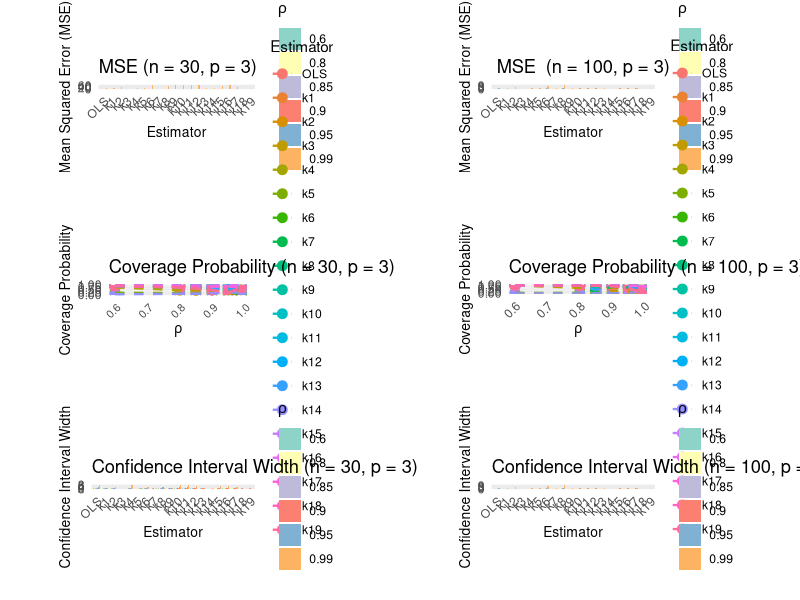

Source code (R):
## ---- chunk 1

# Load necessary libraries
if (!require(ggplot2)) install.packages("ggplot2")
if (!require(gridExtra)) install.packages("gridExtra")
if (!require(reshape2)) install.packages("reshape2")
if (!require(gtable)) install.packages("gtable")  # Required for gtable_filter
if (!require(grid)) install.packages("grid")

library(ggplot2)
library(gridExtra)
library(reshape2)
library(gtable)
library(grid)

# Create the data frame based on Table 1 (MSE values)
data <- data.frame(
  rho = c(0.60, 0.80, 0.85, 0.90, 0.95, 0.99),
  OLS = c(0.19, 0.359, 0.479, 0.73, 1.521, 9.75),
  k1 = c(0.214, 0.412, 0.518, 0.675, 0.941, 8.486),
  k2 = c(0.207, 0.376, 0.474, 0.648, 0.875, 38.301),
  k3 = c(0.283, 0.494, 0.58, 0.687, 0.825, 1.543),
  k4 = c(0.237, 0.401, 0.483, 0.612, 0.904, 21.909),
  k5 = c(0.598, 0.697, 0.734, 0.79, 0.909, 9.19),
  k6 = c(0.202, 0.38, 0.494, 0.708, 1.329, 72.98),
  k7 = c(0.174, 0.314, 0.396, 0.524, 0.737, 1.877),
  k8 = c(0.176, 0.324, 0.428, 0.642, 1.309, 62.724),
  k9 = c(0.207, 0.375, 0.473, 0.648, 1.107, 67.02),
  k10 = c(0.19, 0.359, 0.479, 0.73, 1.52, 75.52),
  k11 = c(0.19, 0.359, 0.479, 0.73, 1.521, 75.668),
  k12 = c(0.192, 0.361, 0.481, 0.714, 1.439, 67.185),
  k13 = c(0.216, 0.383, 0.473, 0.618, 0.946, 22.87),
  k14 = c(0.6, 0.64, 0.658, 0.689, 0.77, 8.675),
  k15 = c(0.218, 0.363, 0.458, 0.644, 1.187, 48.062),
  k16 = c(0.191, 0.36, 0.478, 0.719, 1.464, 69.634),
  k17 = c(0.2, 0.35, 0.447, 0.63, 1.134, 37.093),
  k18 = c(0.191, 0.34, 0.423, 0.552, 0.758, 1.285),
  k19 = c(0.191, 0.34, 0.423, 0.552, 0.758, 1.285)
)

# Reshape the data to long format for ggplot
data_long <- melt(data, id.vars = 'rho', variable.name = 'Estimator', value.name = 'MSE')

# Create the grouped bar plot
mse_plot_n30_p3 <-ggplot(data_long, aes(x = Estimator, y = MSE, fill = factor(rho))) +
  geom_bar(stat = "identity", position = "dodge") +  # Group bars by rho
  scale_fill_brewer(palette = "Set3") +  # Use a distinct color palette
  labs(title = "MSE (n = 30, p = 3)",
       x = "Estimator", y = "Mean Squared Error (MSE)", fill = expression(rho)) +
  theme_minimal() +
  theme(axis.text.x = element_text(angle = 45, hjust = 1),  
        axis.title = element_text(size = 10),
        plot.margin = unit(c(1.5, 1.5, 1.5, 1.5), "cm"))

# plot for coverage probability n = 30, p = 3 , s = 1

# Create the data frame based on Table 2 (Coverage Probability values)
data <- data.frame(
  rho = c(0.60, 0.80, 0.85, 0.90, 0.95, 0.99),
  OLS = c(0.953, 0.958, 0.957, 0.956, 0.953, 0.953),
  k1 = c(0.867, 0.686, 0.591, 0.472, 0.333, 0.179),
  k2 = c(0.887, 0.793, 0.752, 0.697, 0.639, 0.711),
  k3 = c(0.733, 0.454, 0.436, 0.25, 0.133, 0.024),
  k4 = c(0.788, 0.649, 0.603, 0.546, 0.483, 0.489),
  k5 = c(0.202, 0.174, 0.177, 0.181, 0.197, 0.197),
  k6 = c(0.916, 0.852, 0.814, 0.75, 0.676, 0.797),
  k7 = c(0.916, 0.817, 0.744, 0.619, 0.336, 0.003),
  k8 = c(0.953, 0.954, 0.955, 0.955, 0.954, 0.953),
  k9 = c(0.886, 0.796, 0.754, 0.699, 0.642, 0.711),
  k10 = c(0.953, 0.957, 0.956, 0.955, 0.953, 0.953),
  k11 = c(0.953, 0.957, 0.956, 0.956, 0.953, 0.953),
  k12 = c(0.945, 0.928, 0.914, 0.9, 0.527, 0.9),
  k13 = c(0.854, 0.726, 0.674, 0.611, 0.502, 0.611),
  k14 = c(0.05, 0.092, 0.121, 0.164, 0.227, 0.215),
  k15 = c(0.871, 0.847, 0.832, 0.81, 0.794, 0.933),
  k16 = c(0.947, 0.935, 0.926, 0.915, 0.941, 0.944),
  k17 = c(0.91, 0.875, 0.857, 0.826, 0.811, 0.737),
  k18 = c(0.879, 0.736, 0.65, 0.479, 0.174, 0.737),
  k19 = c(0.879, 0.736, 0.65, 0.479, 0.174, 0.737)
)

# Reshape the data to long format for ggplot
data_long <- melt(data, id.vars = 'rho', variable.name = 'Estimator', value.name = 'CoverageProbability')

# Create the line plot for coverage probability
coverage_prob_plot_n30_p3 <- ggplot(data_long, aes(x = rho, y = CoverageProbability, color = Estimator)) +
  geom_point(size = 3) +                            # Add points
  geom_line(aes(group = Estimator), linetype = "dashed", size = 0.8) +  # Add dashed lines
  labs(title = "Coverage Probability (n = 30, p = 3)",
       x = expression(rho), y = "Coverage Probability") +
  theme_minimal() +
  theme(axis.text.x = element_text(angle = 45, hjust = 1, size = 8),  
        axis.title = element_text(size = 10),
        plot.margin = unit(c(1.5, 1.5, 1.5, 1.5), "cm"))

# plot for CI width n = 30, p = 3 , s = 1



# Create the data frame based on the provided table (Table 3)
data <- data.frame(
  rho = c(0.60, 0.80, 0.85, 0.90, 0.95, 0.99),
  OLS = c(0.923, 1.365, 1.627, 2.089, 3.189, 8.121),
  k1 = c(0.806, 0.912, 0.926, 0.922, 0.895, 0.878),
  k2 = c(0.823, 1.042, 1.145, 1.308, 1.675, 3.451),
  k3 = c(0.677, 0.641, 0.608, 0.551, 0.454, 0.309),
  k4 = c(0.724, 0.838, 0.889, 0.931, 1.163, 7.252),
  k5 = c(0.39, 0.427, 0.451, 0.492, 0.592, 0.935),
  k6 = c(0.861, 1.147, 1.29, 1.515, 2.035, 3.483),
  k7 = c(0.782, 0.906, 0.94, 0.956, 0.586, 2.331),
  k8 = c(0.88, 1.275, 1.158, 1.923, 2.902, 2.633),
  k9 = c(0.827, 1.052, 1.158, 1.923, 2.699, 2.635),
  k10 = c(0.923, 1.364, 1.535, 2.084, 3.175, 8.052),
  k11 = c(0.923, 1.364, 1.535, 2.084, 3.175, 8.052),
  k12 = c(0.907, 1.302, 1.522, 1.893, 2.737, 6.459),
  k13 = c(0.782, 0.936, 0.998, 1.088, 1.283, 2.271),
  k14 = c(0.37, 0.413, 0.437, 0.48, 0.591, 1.196),
  k15 = c(0.807, 1.115, 1.29, 1.572, 2.208, 4.949),
  k16 = c(0.912, 1.132, 1.517, 1.943, 2.845, 6.623),
  k17 = c(0.839, 1.15, 1.317, 1.754, 2.175, 4.013),
  k18 = c(0.732, 0.833, 0.855, 0.854, 0.771, 0.485),
  k19 = c(0.732, 0.833, 0.855, 0.854, 0.771, 0.485)
)

# Reshape the data to long format for ggplot
data_long <- melt(data, id.vars = 'rho', variable.name = 'Estimator', value.name = 'CI_Width')

# Create the grouped bar plot
ci_width_plot_n30_p3 <- ggplot(data_long, aes(x = Estimator, y = CI_Width, fill = factor(rho))) +
  geom_bar(stat = "identity", position = "dodge") +  # Group bars by rho
  scale_fill_brewer(palette = "Set3") +  # Use a distinct color palette
  labs(title = "Confidence Interval Width (n = 30, p = 3)",
       x = "Estimator", y = "Confidence Interval Width", fill = expression(rho)) +
  theme_minimal() +
  theme(axis.text.x = element_text(angle = 45, hjust = 1),   axis.title = element_text(size = 10),
  plot.margin = unit(c(1.5, 1.5, 1.5, 1.5), "cm"))

# Plot for MSE for n = 100, p = 3 , s = 1


# Create the data frame based on Table 15 (MSE values)
data <- data.frame(
  rho = c(0.60, 0.80, 0.85, 0.90, 0.95, 0.99),
  OLS = c(0.431, 0.643, 0.768, 0.987, 1.508, 3.841),
  k1 = c(0.42, 0.584, 0.649, 0.701, 0.673, 1.19),
  k2 = c(0.421, 0.604, 0.701, 0.845, 1.09, 4.87),
  k3 = c(0.404, 0.476, 0.475, 0.445, 0.335, 0.403),
  k4 = c(0.404, 0.549, 0.616, 0.704, 0.831, 3.062),
  k5 = c(0.195, 0.224, 0.245, 0.281, 0.356, 1.617),
  k6 = c(0.424, 0.614, 0.718, 0.885, 1.206, 8.694),
  k7 = c(0.409, 0.557, 0.627, 0.723, 0.838, 2.121),
  k8 = c(0.426, 0.632, 0.753, 0.966, 1.472, 11.198),
  k9 = c(0.422, 0.605, 0.702, 0.807, 1.094, 3.733),
  k10 = c(0.431, 0.643, 0.768, 0.987, 1.508, 3.839),
  k11 = c(0.431, 0.643, 0.768, 0.987, 1.508, 3.839),
  k12 = c(0.431, 0.643, 0.768, 0.987, 1.479, 3.597),
  k13 = c(0.422, 0.606, 0.703, 0.846, 1.082, 1.769),
  k14 = c(0.188, 0.22, 0.238, 0.268, 0.331, 0.601),
  k15 = c(0.412, 0.603, 0.713, 0.904, 1.341, 3.123),
  k16 = c(0.431, 0.642, 0.766, 0.983, 1.487, 3.66),
  k17 = c(0.423, 0.622, 0.737, 0.931, 1.361, 2.96),
  k18 = c(0.405, 0.555, 0.627, 0.726, 0.841, 0.685),
  k19 = c(0.405, 0.555, 0.627, 0.726, 0.841, 0.685)
)

# Reshape the data to long format for ggplot
data_long <- melt(data, id.vars = 'rho', variable.name = 'Estimator', value.name = 'MSE')

# Create the grouped bar plot
mse_plot_n100_p3 <- ggplot(data_long, aes(x = Estimator, y = MSE, fill = factor(rho))) +
  geom_bar(stat = "identity", position = "dodge") +  # Group bars by rho
  scale_fill_brewer(palette = "Set3") +  # Use a distinct color palette
  labs(title = " MSE  (n = 100, p = 3)",
       x = "Estimator", y = "Mean Squared Error (MSE)", fill = expression(rho)) +
  theme_minimal() +
  theme(axis.text.x = element_text(angle = 45, hjust = 1),
        axis.title = element_text(size = 10),
        plot.margin = unit(c(1.5, 1.5, 1.5, 1.5), "cm")) 

# plot for coverage probability n = 100, p = 3 , s = 1

# Create the data frame based on Table 14
data <- data.frame(
  rho = c(0.60, 0.80, 0.85, 0.90, 0.95, 0.99),
  OLS = c(0.952, 0.955, 0.957, 0.956, 0.955, 0.954),
  k1 = c(0.938, 0.871, 0.417, 0.671, 0.427, 0.141),
  k2 = c(0.94, 0.914, 0.676, 0.847, 0.752, 0.606),
  k3 = c(0.906, 0.636, 0.041, 0.305, 0.109, 0.005),
  k4 = c(0.901, 0.818, 0.262, 0.709, 0.594, 0.454),
  k5 = c(0.062, 0.062, 0.0, 0.0, 0.124, 0.191),
  k6 = c(0.94, 0.921, 0.595, 0.867, 0.781, 0.634),
  k7 = c(0.941, 0.901, 0.076, 0.818, 0.664, 0.058),
  k8 = c(0.952, 0.952, 0.952, 0.954, 0.955, 0.954),
  k9 = c(0.94, 0.914, 0.639, 0.846, 0.755, 0.605),
  k10 = c(0.952, 0.955, 0.957, 0.956, 0.955, 0.954),
  k11 = c(0.952, 0.955, 0.957, 0.956, 0.955, 0.954),
  k12 = c(0.951, 0.955, 0.954, 0.953, 0.951, 0.948),
  k13 = c(0.942, 0.917, 0.395, 0.852, 0.753, 0.587),
  k14 = c(0, 0, 0.004, 0.005, 0.046, 0.215),
  k15 = c(0.906, 0.905, 0.942, 0.904, 0.895, 0.872),
  k16 = c(0.951, 0.954, 0.954, 0.954, 0.944, 0.944),
  k17 = c(0.939, 0.936, 0.931, 0.927, 0.908, 0.879),
  k18 = c(0.934, 0.9, 0.879, 0.826, 0.671, 0.042),
  k19 = c(0.934, 0.9, 0.879, 0.826, 0.671, 0.042)
)

# Reshape the data to long format for ggplot
data_long <- melt(data, id.vars = 'rho', variable.name = 'Estimator', value.name = 'CoverageProbability')

# Create the line plot
coverage_prob_plot_n100_p3 <-ggplot(data_long, aes(x = rho, y = CoverageProbability, color = Estimator)) +
  geom_point(size = 3) +                            # Add points
  geom_line(aes(group = Estimator), linetype = "dashed", size = 0.8) +  # Add dashed lines
  labs(title = "Coverage Probability (n = 100, p = 3)",
       x = expression(rho), y = "Coverage Probability") +
  theme_minimal() +
  theme(axis.text.x = element_text(angle = 45, hjust = 1),  
        axis.title = element_text(size = 10),
        plot.margin = unit(c(1.5, 1.5, 1.5, 1.5), "cm"))

# plot for CI width n = 100, p = 3 , s = 1

# Create the data frame based on Table 15
data <- data.frame(
  rho = c(0.60, 0.80, 0.85, 0.90, 0.95, 0.99),
  OLS = c(0.431, 0.643, 0.768, 0.987, 1.508, 3.841),
  k1 = c(0.42, 0.584, 0.649, 0.701, 0.673, 1.19),
  k2 = c(0.421, 0.604, 0.701, 0.845, 1.09, 4.87),
  k3 = c(0.404, 0.476, 0.475, 0.445, 0.335, 0.403),
  k4 = c(0.404, 0.549, 0.616, 0.704, 0.831, 3.062),
  k5 = c(0.195, 0.224, 0.245, 0.281, 0.356, 1.617),
  k6 = c(0.424, 0.614, 0.718, 0.885, 1.206, 8.694),
  k7 = c(0.409, 0.557, 0.627, 0.723, 0.838, 2.121),
  k8 = c(0.426, 0.632, 0.753, 0.966, 1.472, 11.198),
  k9 = c(0.422, 0.605, 0.702, 0.807, 1.094, 3.733),
  k10 = c(0.431, 0.643, 0.768, 0.987, 1.508, 3.839),
  k11 = c(0.431, 0.643, 0.768, 0.987, 1.508, 3.839),
  k12 = c(0.431, 0.643, 0.768, 0.987, 1.479, 3.597),
  k13 = c(0.422, 0.606, 0.703, 0.846, 1.082, 1.769),
  k14 = c(0.188, 0.22, 0.238, 0.268, 0.331, 0.601),
  k15 = c(0.412, 0.603, 0.713, 0.904, 1.341, 3.123),
  k16 = c(0.431, 0.642, 0.766, 0.983, 1.487, 3.66),
  k17 = c(0.423, 0.622, 0.737, 0.931, 1.361, 2.96),
  k18 = c(0.405, 0.555, 0.627, 0.726, 0.841, 0.685),
  k19 = c(0.405, 0.555, 0.627, 0.726, 0.841, 0.685)
)

# Reshape the data to long format for ggplot
data_long <- melt(data, id.vars = 'rho', variable.name = 'Estimator', value.name = 'CI_Width')

# Create the grouped bar plot
ci_width_plot_n100_p3 <- ggplot(data_long, aes(x = Estimator, y = CI_Width, fill = factor(rho))) +
  geom_bar(stat = "identity", position = "dodge") +  # Group bars by rho
  scale_fill_brewer(palette = "Set3") +  # Use a distinct color palette
  labs(title = "Confidence Interval Width (n = 100, p = 3)",
       x = "Estimator", y = "Confidence Interval Width", fill = expression(rho)) +
  theme_minimal() +
  theme(axis.text.x = element_text(angle = 45, hjust = 1),  
        axis.title = element_text(size = 10),
        plot.margin = unit(c(1.5, 1.5, 1.5, 1.5), "cm"))


# # Now remove the legends from all individual plots
# mse_plot_n30_p3 <- mse_plot_n30_p3 + theme(legend.position = "left")
# mse_plot_n100_p3 <- mse_plot_n100_p3 + theme(legend.position = "none")
# coverage_prob_plot_n30_p3 <- coverage_prob_plot_n30_p3 + theme(legend.position = "none")
# coverage_prob_plot_n100_p3 <- coverage_prob_plot_n100_p3 + theme(legend.position = "left")
# ci_width_plot_n30_p3 <- ci_width_plot_n30_p3 + theme(legend.position = "")
# ci_width_plot_n100_p3 <- ci_width_plot_n100_p3 + theme(legend.position = "none")

# Open a JPEG device to save the plot
jpeg("final_plot_with_single_legend.jpeg", width = 1800, height = 1600, res = 150)

# Arrange the plots in a 3x2 grid and add the legend separately
grid.arrange(
  mse_plot_n30_p3, mse_plot_n100_p3,
  coverage_prob_plot_n30_p3, coverage_prob_plot_n100_p3,
  ci_width_plot_n30_p3, ci_width_plot_n100_p3,
  # Add the legend here as a separate element
  ncol = 2, nrow = 3,  # One extra row for the legend
  heights = c(1.3, 1.3, 1.3),
  widths = c(1.3, 1.3))# The last row height for the legend
  
# Close the device to save the plot
dev.off()
  
